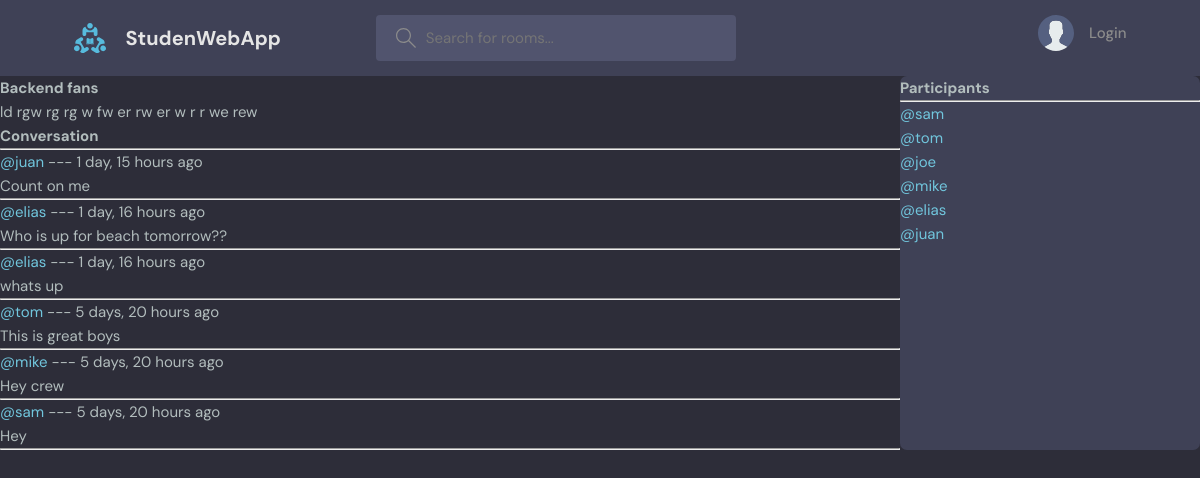
Page /room/4 on the committed database.
### base/models.py (models this page shows, shortened)
class Room(models.Model):
    host = models.ForeignKey(User, on_delete=models.SET_NULL, null=True)
    topic = models.ForeignKey(Topic, on_delete=models.SET_NULL, null=True)
    name = models.CharField(max_length=200)
    description = models.TextField(null=True, blank=True)
    participants = models.ManyToManyField(User, related_name="participants", blank=True)
    updated = models.DateTimeField(auto_now=True)
    created = models.DateTimeField(auto_now_add=True)
    class Meta:
        ordering = ['-updated','-created']

class Message(models.Model):
    user = models.ForeignKey(User, on_delete=models.CASCADE)
    room = models.ForeignKey( Room, on_delete=models.CASCADE)
    body = models.TextField()
    updated = models.DateTimeField(auto_now=True)
    created = models.DateTimeField(auto_now_add=True)
    class Meta:
        ordering = ['-updated','-created']

### base/views.py (the view, shortened to what this page needs)
# urls.py: path('room/<str:pk>', views.room, name="room"),
def room(request, pk):
    room = Room.objects.get(id=pk)
    room_messages = room.message_set.all().order_by('-created')
    participants = room.participants.all()
    context = {"room":room, "room_messages": room_messages, "participants": participants}
    return render(request, 'base/room.html', context)

### base/templates/base/room.html (shortened to what this page needs)
{% extends 'layout.html' %}
    {% block mainBlock %}
        <div class="room-container">
            <div class="conversation">
                <h1>{{ room.name }}</h1>
                <p>{{ room.description }}</p>
                <div class="comment-wrapper">
                    <h3>Conversation</h3>
                    <hr>
                    <div class="messages">
                        {% for message in room_messages %}
                            <div>
                                <small> <a href="{% url 'user-profile' message.user.id %}">@{{ message.user }}</a>  ---  {{ message.created|timesince }} ago</small>
                                <p>{{ message.body }}</p>
                                <hr>
                            </div>
                        {% endfor %}
                    </div>
                </div>
            </div>
            <div class="participants">
                <h3>Participants</h3>
                <hr>
                {% for user in participants %}
                <div>
                    <a href="{% url 'user-profile' user.id %}">@{{ user.username }}</a>
                </div>
                {% endfor %}
            </div>
        </div>
    {% endblock mainBlock %}

### static/styles/style.css (style rules this page uses)
:root { --color-main: #71c6dd; --color-main-light: #e1f6fb; --color-dark: #3f4156; --color-dark-medium: #51546e; --color-dark-light: #696d97; --color-light: #e5e5e5; --color-gray: #8b8b8b; --color-light-gray: #b2bdbd; --color-bg: #2d2d39; --color-success: #5dd693; --color-error: #fc4b0b; }
* { font-family: "DM Sans", -apple-system, BlinkMacSystemFont, "Segoe UI", Roboto, Oxygen, Ubuntu, Cantarell, "Open Sans", "Helvetica Neue", sans-serif; margin: 0; padding: 0; box-sizing: border-box; text-rendering: optimizeLegibility; font-size: inherit; }
html { font-size: 56.25%; }
@media only screen and (min-width: 1200px) { html { font-size: 62.5%; } }
body { line-height: 1.6; font-weight: 400; font-size: 1.5rem; color: var(--color-light-gray); background-color: var(--color-bg); min-height: 100vh; }
a { display: inline-block; color: var(--color-main); text-decoration: none; }
.room, .participants { background: var(--color-dark); max-height: 87.5vh; border-radius: 0.7rem; overflow: hidden; position: relative; }

### base/templates/base/room.html (style rules this page uses)
.room-container { display: grid; grid-template-columns: 3fr 1fr; }

### rows in the picture
Room: name "Backend fans", description "ld rgw rg rg w fw er rw er w r r we rew"
Message: user "juan", created "1 day, 15 hours", body "Count on me"
Message: user "elias", created "1 day, 16 hours", body "Who is up for beach tomorrow??"
Message: user "elias", created "1 day, 16 hours", body "whats up"
Message: user "tom", created "5 days, 20 hours", body "This is great boys"
Message: user "mike", created "5 days, 20 hours", body "Hey crew"
Message: user "sam", created "5 days, 20 hours", body "Hey"

### other values in the picture
{{ user.username }} "sam"
{{ user.username }} "tom"
{{ user.username }} "joe"
{{ user.username }} "mike"
{{ user.username }} "elias"
{{ user.username }} "juan"
